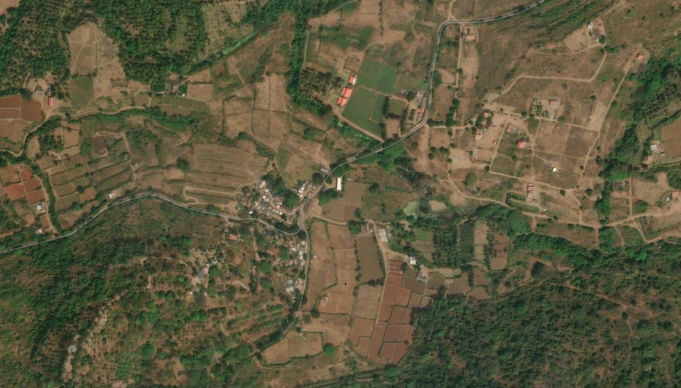
#> input picture data/Seven Villages/kodanur.png, 1362 x 775 px, found by its file name (shown at 1/2 size)
$ python create_comparison_sheet.py
#> lines starting #> are read from the running program, lines starting #| are printed output that depends on the picture; after the words box and inside, x2 and y2 are one past the last pixel; in counts of white or black regions, pixels touching at a corner belong together
"""
MACONFLIC — Settlement Comparison Sheet Generator
Creates a single consolidated comparison image:
data/settlement_outlines/settlement_comparison.png

Columns per settlement:
1. Original Satellite Screenshot
2. Extracted Binary Mask
3. Contour Overlay Preview
"""

import os
from PIL import Image, ImageDraw, ImageFont

DATA_DIR = r"c:\Users\hakki\Kamali-MA\ELEPHANT\data\Seven Villages"
OUTLINES_DIR = r"c:\Users\hakki\Kamali-MA\ELEPHANT\data\settlement_outlines"
OUTPUT_SHEET = os.path.join(OUTLINES_DIR, "settlement_comparison.png")

SETTLEMENTS = [
    {"name": "Kondanur", "raw": "kodanur.png", "mask": "kodanur_mask.png", "prev": "kodanur_preview.png"},
    {"name": "Pudur", "raw": "pudur.png", "mask": "pudur_mask.png", "prev": "pudur_preview.png"},
    {"name": "Panapalli", "raw": "panapalli.png", "mask": "panapalli_mask.png", "prev": "panapalli_preview.png"},
    {"name": "Kandivalli / Kandivazhi", "raw": "kandivazhi.png", "mask": "kandivazhi_mask.png", "prev": "kandivazhi_preview.png"},
    {"name": "Sembukarai", "raw": "sembukarai.png", "mask": "sembukarai_mask.png", "prev": "sembukarai_preview.png"}
]

def generate_comparison_sheet():
    row_thumb_w = 480
    row_thumb_h = 270
    padding = 20
    header_h = 60
    row_label_h = 35

    cols = 3 # Raw, Mask, Preview
    total_w = padding + (cols * (row_thumb_w + padding))
    total_h = header_h + len(SETTLEMENTS) * (row_label_h + row_thumb_h + padding) + padding

    canvas = Image.new("RGB", (total_w, total_h), color=(26, 28, 30))
    draw = ImageDraw.Draw(canvas)

    # Title Banner
    draw.rectangle([0, 0, total_w, header_h], fill=(15, 23, 42))
    draw.text((padding, 18), "MACONFLIC - Seven-Village Settlement Outline Validation Sheet", fill=(255, 255, 255))
    draw.text((total_w - 420, 22), "Original (Left) | Binary Mask (Center) | Contour Overlay (Right)", fill=(148, 163, 184))

    y_offset = header_h + padding

    for item in SETTLEMENTS:
        # Row label
        draw.text((padding, y_offset), f"Settlement: {item['name']}", fill=(56, 189, 248))
        draw.text((padding + 300, y_offset), f"Source: {item['raw']}", fill=(156, 163, 175))
        y_offset += row_label_h

        # 1. Raw screenshot
        raw_path = os.path.join(DATA_DIR, item["raw"])
        raw_img = Image.open(raw_path).convert("RGB")
        raw_thumb = raw_img.resize((row_thumb_w, row_thumb_h), Image.Resampling.LANCZOS)
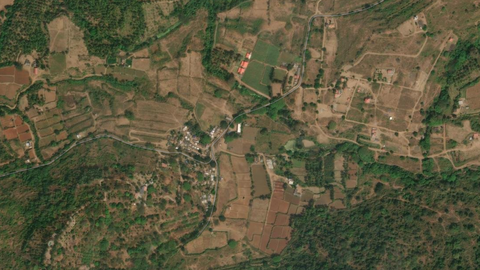
#> raw_thumb: PIL image 480x270 RGB; mean R, G, B 91.9, 87.9, 61.8
        canvas.paste(raw_thumb, (padding, y_offset))

        # 2. Binary mask
        mask_path = os.path.join(OUTLINES_DIR, item["mask"])
        mask_img = Image.open(mask_path).convert("RGB")
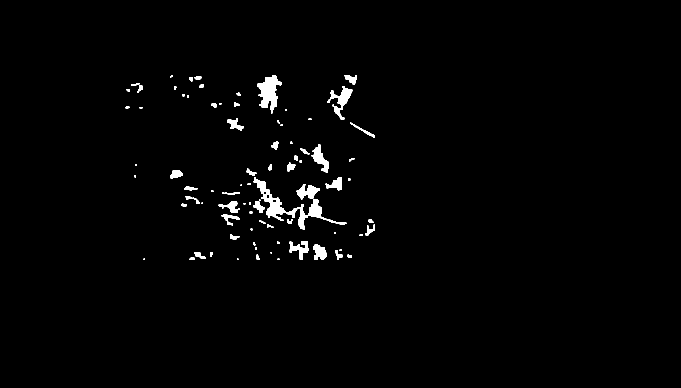
#> input picture data/settlement_outlines/kodanur_mask.png, 1362 x 775 px, found by its file name (shown at 1/2 size)
#> mask_img: PIL image 1362x775 RGB; 1.4% white; 86 white regions (23 under 20 px), largest, box (x1, y1, x2, y2) and area: (507, 354, 693, 459) 3222, (514, 150, 564, 227) 1919, (654, 172, 705, 239) 1093
        mask_thumb = mask_img.resize((row_thumb_w, row_thumb_h), Image.Resampling.NEAREST)
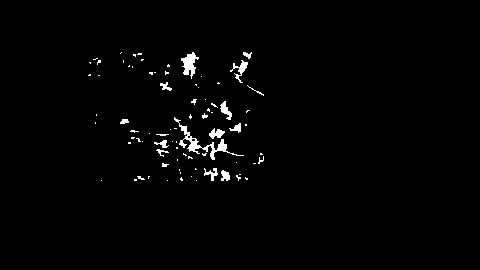
#> mask_thumb: PIL image 480x270 RGB; 1.4% white; 80 white regions (64 under 20 px), largest, box (x1, y1, x2, y2) and area: (174, 117, 244, 160) 442, (181, 52, 199, 79) 240, (230, 60, 248, 83) 132
        canvas.paste(mask_thumb, (padding + row_thumb_w + padding, y_offset))
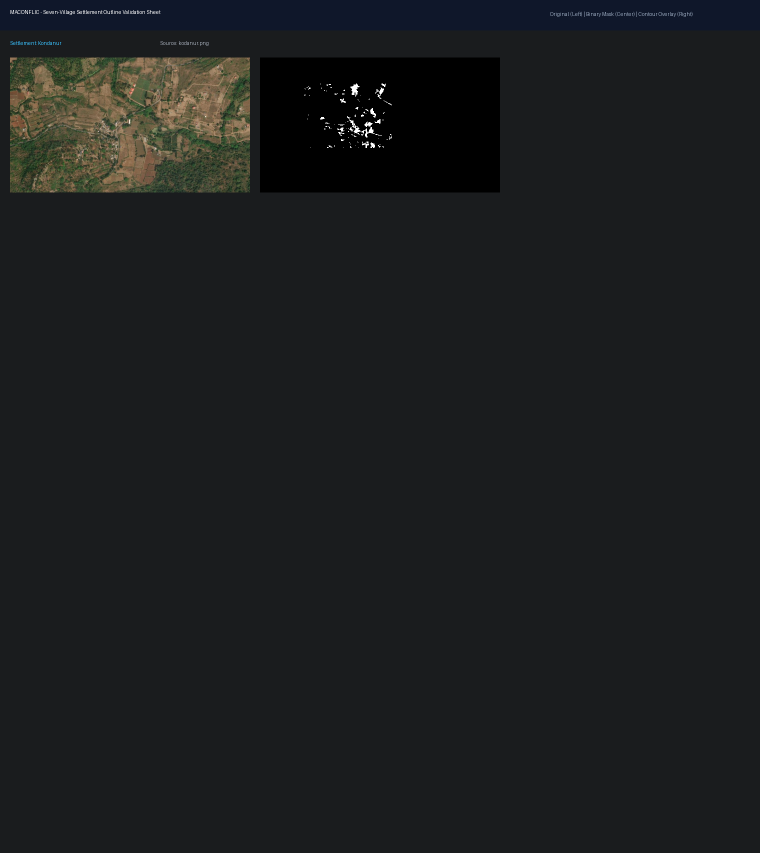
#> canvas: PIL image 1520x1705 RGB (shown at 1/2 size); mean R, G, B 27.9, 29.7, 30.8

        # 3. Contour preview
        prev_path = os.path.join(OUTLINES_DIR, item["prev"])
        prev_img = Image.open(prev_path).convert("RGB")
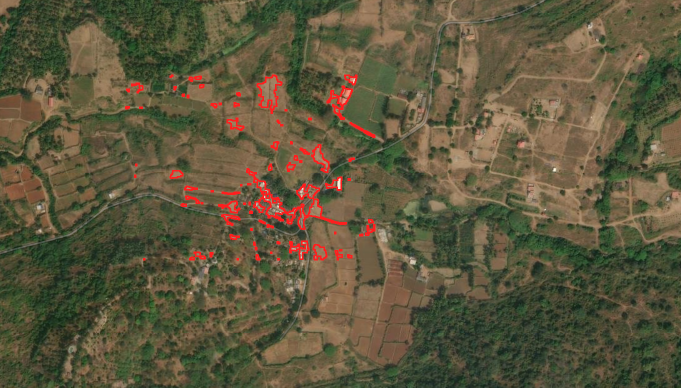
#> input picture data/settlement_outlines/kodanur_preview.png, 1362 x 775 px, found by its file name (shown at 1/2 size)
#> prev_img is the input picture: PIL image 1362x775 RGB; mean R, G, B 93.5, 86.6, 60.8
        prev_thumb = prev_img.resize((row_thumb_w, row_thumb_h), Image.Resampling.LANCZOS)
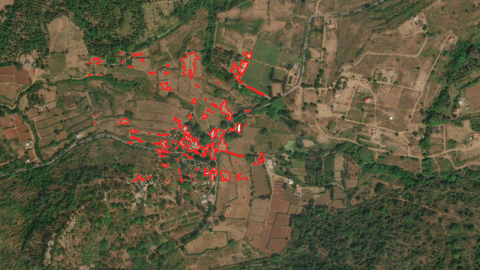
#> prev_thumb: PIL image 480x270 RGB; mean R, G, B 93.4, 86.6, 60.8
        canvas.paste(prev_thumb, (padding + 2 * (row_thumb_w + padding), y_offset))
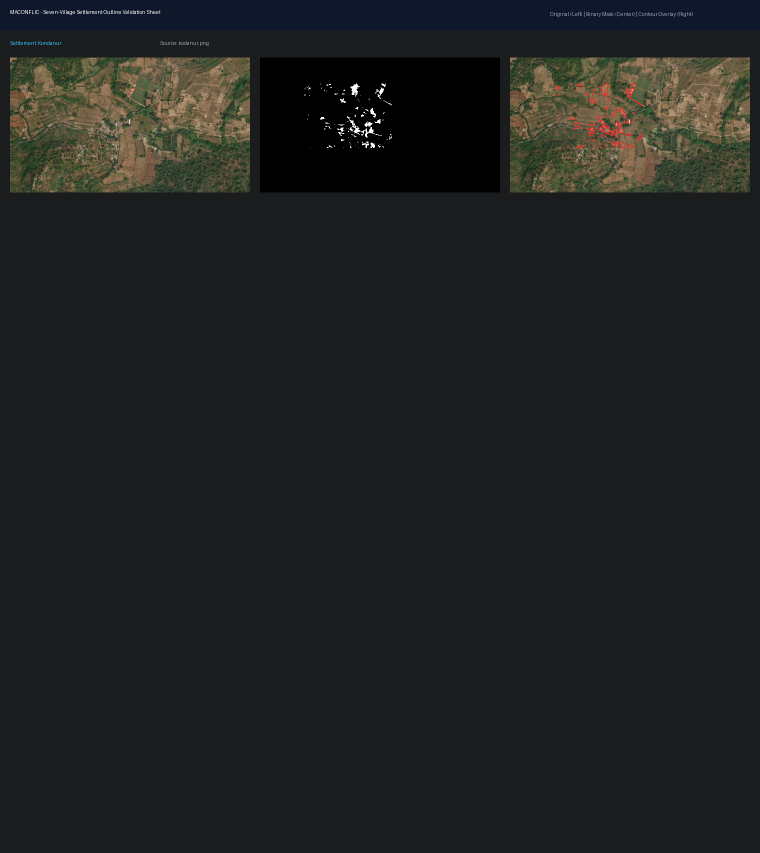
#> canvas: PIL image 1520x1705 RGB (shown at 1/2 size); mean R, G, B 31.3, 32.6, 32.4

        # Border outlines
        for i in range(cols):
            x = padding + i * (row_thumb_w + padding)
            draw.rectangle([x, y_offset, x + row_thumb_w, y_offset + row_thumb_h], outline=(71, 85, 105), width=1)

        y_offset += row_thumb_h + padding
#> pass 2 of the loop in generate_comparison_sheet, `for item in SETTLEMENTS:`:
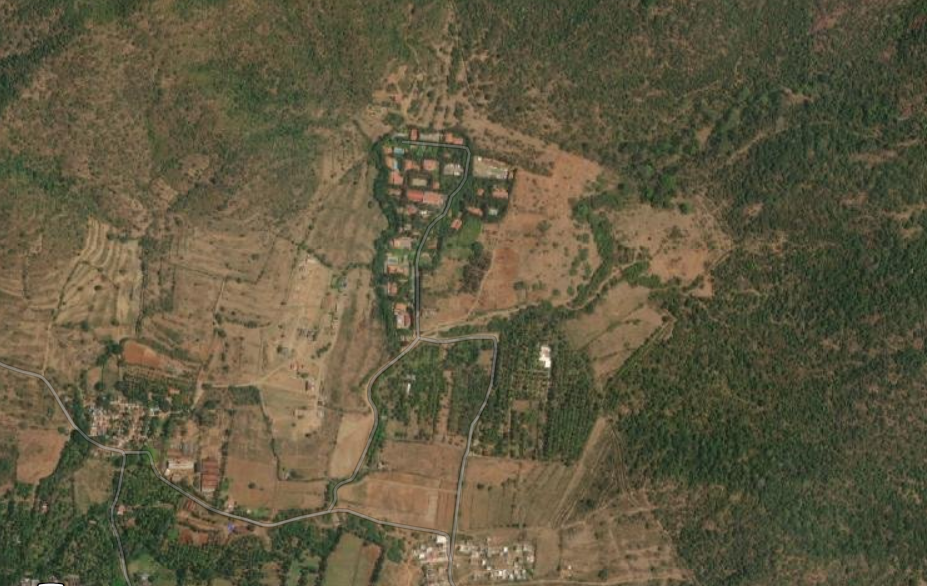
#> input picture data/Seven Villages/pudur.png, 927 x 586 px, found by its file name
#> raw_img: PIL image 927x586 RGB
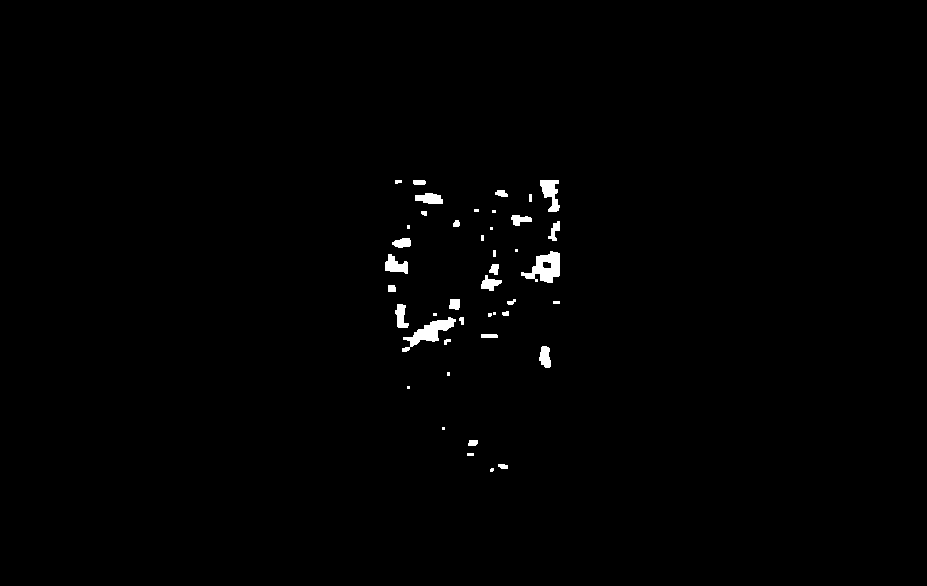
#> input picture data/settlement_outlines/pudur_mask.png, 927 x 586 px, found by its file name
#> mask_img: PIL image 927x586 RGB; 0.77% white; 43 white regions (13 under 20 px), largest, box (x1, y1, x2, y2) and area: (521, 251, 560, 283) 678, (402, 317, 456, 352) 651, (540, 180, 560, 212) 369
#> mask_thumb: PIL image 480x270 RGB; 0.75% white; 42 white regions (30 under 20 px), largest, box (x1, y1, x2, y2) and area: (270, 116, 290, 130) 160, (208, 146, 236, 162) 158, (280, 83, 290, 98) 82
#> in generate_comparison_sheet, `canvas.paste(mask_thumb, (padding + row_thumb_w + padding, y_offset))`:
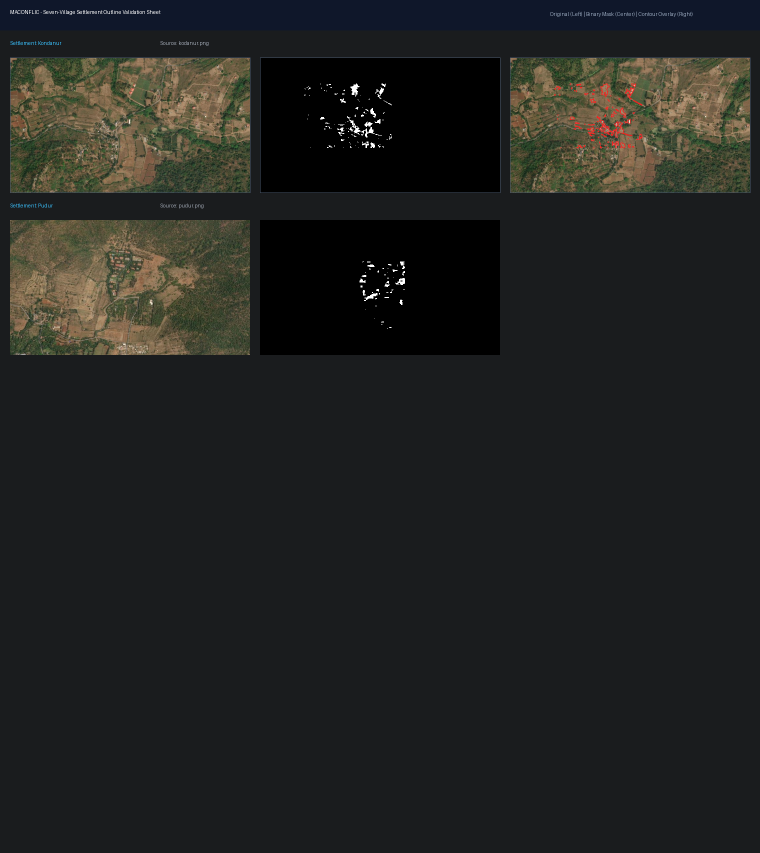
#> canvas: PIL image 1520x1705 RGB (shown at 1/2 size); mean R, G, B 33.6, 34.5, 32.8

    canvas.save(OUTPUT_SHEET, quality=95)
    print(f"[OK] Comparison sheet generated successfully at: {OUTPUT_SHEET}")

if __name__ == "__main__":
#> (the run stopped early here; a loop or call above may not have finished)
